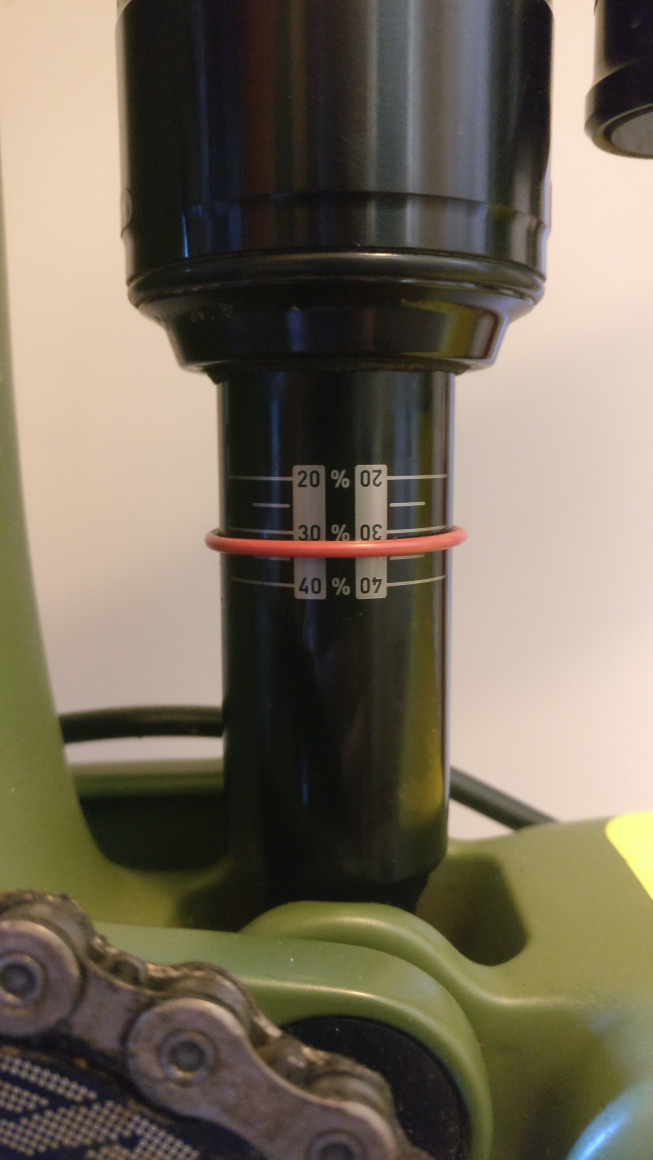
#> input picture images/150.jpg, 2610 x 4640 px (shown at 1/4 size)
$ python v1.py   (Python 2 division)
#> lines starting #> are read from the running program, lines starting #| are printed output that depends on the picture; long printed decimals are rounded
import cv2
import cv2.cv as cv
from imutils import contours
import imutils
import numpy as np


def show_image(image):
    cv2.imshow(str(image), image)
    cv2.waitKey(0)

img = cv2.imread('images/150.jpg')
#> img is the input picture: shape (4640, 2610, 3); mean B, G, R 90.9, 107.7, 117.3
height, width = img.shape[:2]
#> height = 4640; width = 2610
#img = cv2.resize(img, (width/4, height/4))
gray_scaled = cv2.cvtColor(img, cv2.COLOR_BGR2GRAY)
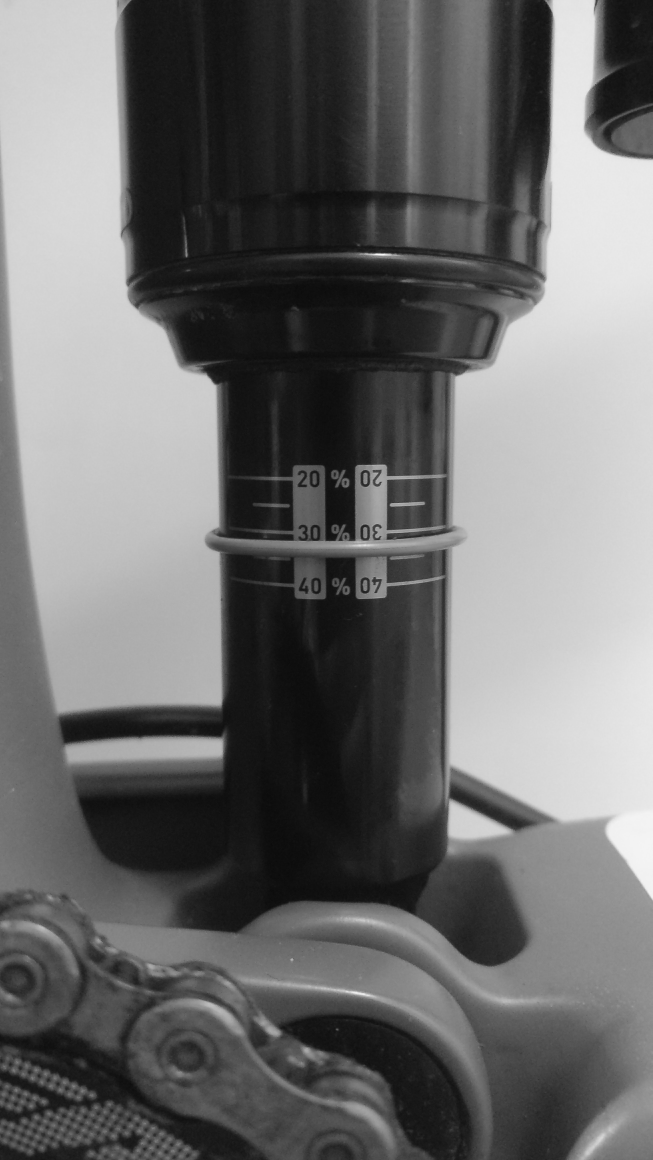
#> gray_scaled: shape (4640, 2610) (shown at 1/4 size); min 9, max 250, mean 108.6
gray_scaled = cv2.GaussianBlur(gray_scaled, (5, 5), 0)
edged = cv2.Canny(gray_scaled, 0, 100, apertureSize=3)
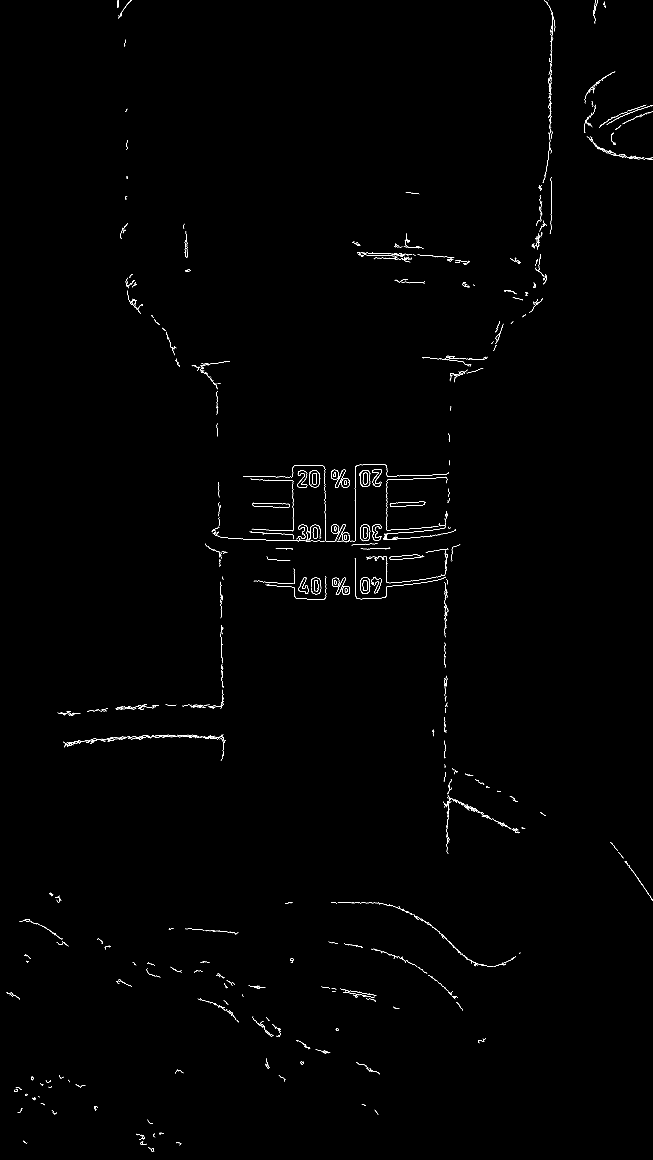
#> edged: shape (4640, 2610) (shown at 1/4 size); 0.31% white in thin lines or dots

sensor_size = 3.0
im_height = len(img[0])
#> im_height = 2610
mm_per_pixel = sensor_size/im_height
#> mm_per_pixel = 0.00115

print 'sensor_size', sensor_size
print 'im_height', im_height
#| im_height 2610
print 'mm_per_pixel', mm_per_pixel
#| mm_per_pixel 0.001149

min_line_length = 300
max_line_gap = 1

lines = cv2.HoughLinesP(edged, 1, np.pi/180, 50, min_line_length, max_line_gap)
#> lines = 1943 rows, first 6: [983, 2157, 989, 2157], [1780, 2346, 1780, 2342], [910, 4015, 910, 4016], [869, 1641, 869, 1646], [1547, 1873, 1547, 1867], [1421, 2160, 1421, 2150]

img_height, img_width = img.shape[:2]
#> img_height = 4640; img_width = 2610

y_min = img_height
#> y_min = 4640
y_max = 0

for x1, y1, x2, y2 in lines[0]:
    #if x > half image
    if x1 >= img_width/2 and y1 >= img_height/3 and y2 <= (img_height * 0.45) and abs(x1 - x2) <= 1:
        y_min = min(y1, y_min)
        y_max = max(y2, y_max)
        cv2.line(img, (x1, y1), (x2, y2), (0,255,0), 2)
#> this loop made 1 pass

print 'y_min, y_max', y_min, y_max
#| y_min, y_max 4640 0
dist_pixels = y_max - y_min
#> dist_pixels = -4640
dist_mm = mm_per_pixel*dist_pixels
#> dist_mm = -5.33
print 'px', dist_pixels
#| px -4640
print 'mm', dist_mm
#| mm -5.333

cv2.destroyAllWindows()

$ run again, with images/190.jpg copied over images/150.jpg
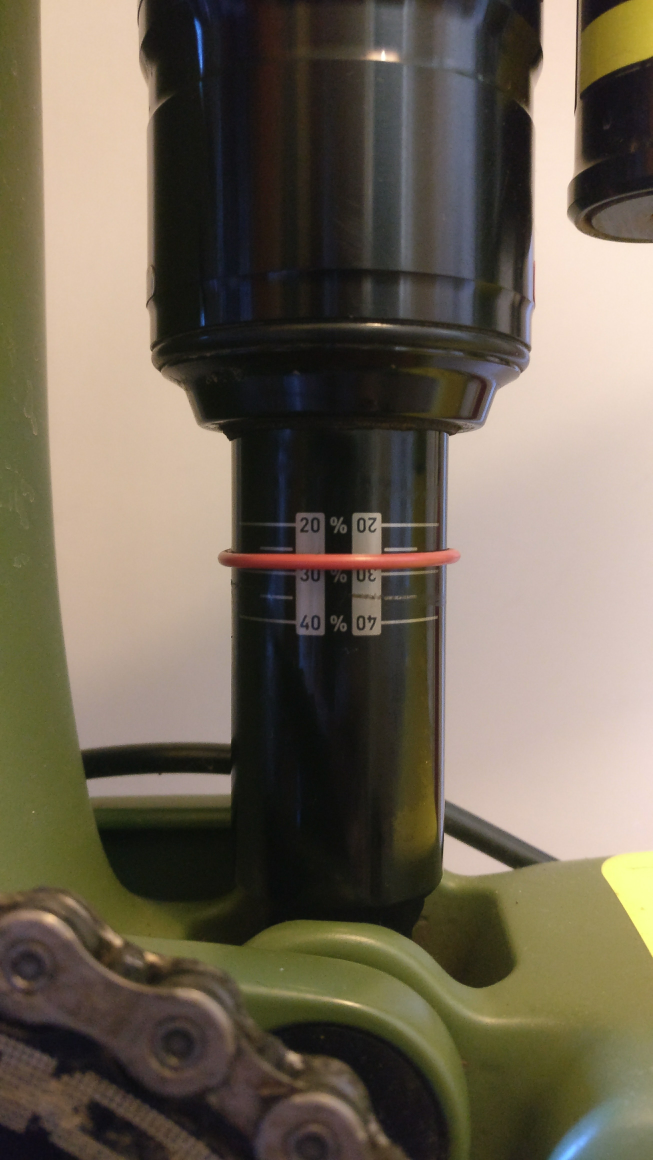
#> input picture images/190.jpg, 2610 x 4640 px (shown at 1/4 size)
#> img is the input picture: shape (4640, 2610, 3); mean B, G, R 85.5, 101.2, 110.8
#> `gray_scaled = cv2.cvtColor(img, cv2.COLOR_BGR2GRAY)`:
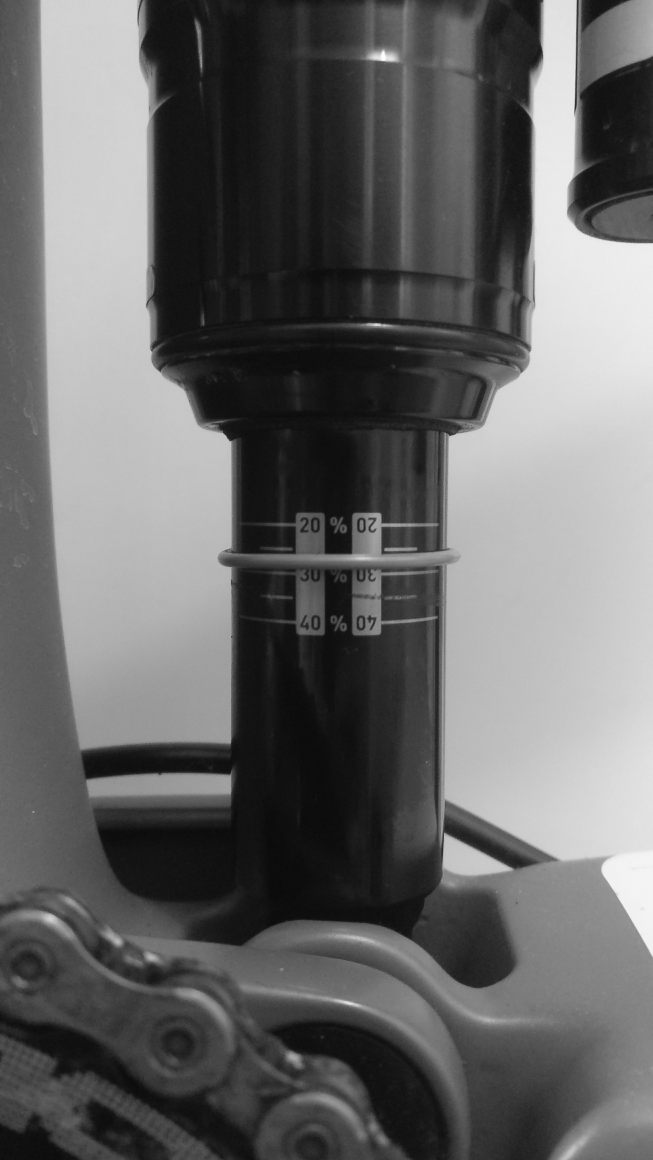
#> gray_scaled: shape (4640, 2610) (shown at 1/4 size); min 5, max 254, mean 102.3
#> `edged = cv2.Canny(gray_scaled, 0, 100, apertureSize=3)`:
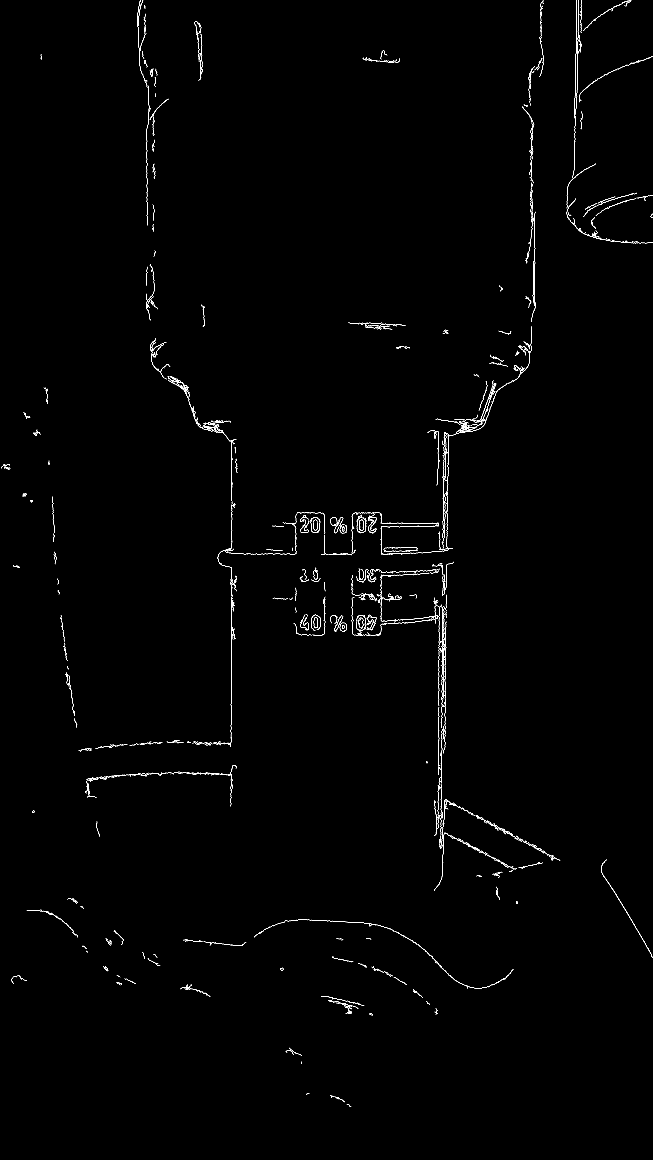
#> edged: shape (4640, 2610) (shown at 1/4 size); 0.39% white in thin lines or dots
#> im_height = 2610
#> mm_per_pixel = 0.00115
#| im_height 2610
#| mm_per_pixel 0.001149
#> the loop `for x1, y1, x2, y2 in lines[0]:` made 1 pass
#> (x1, y1, x2, y2) on pass 1: (925, 2376, 925, 2363)
#| y_min, y_max 4640 0
#> dist_mm = -5.33
#| px -4640
#| mm -5.333

$ run again, with images/100_fox.jpg copied over images/150.jpg
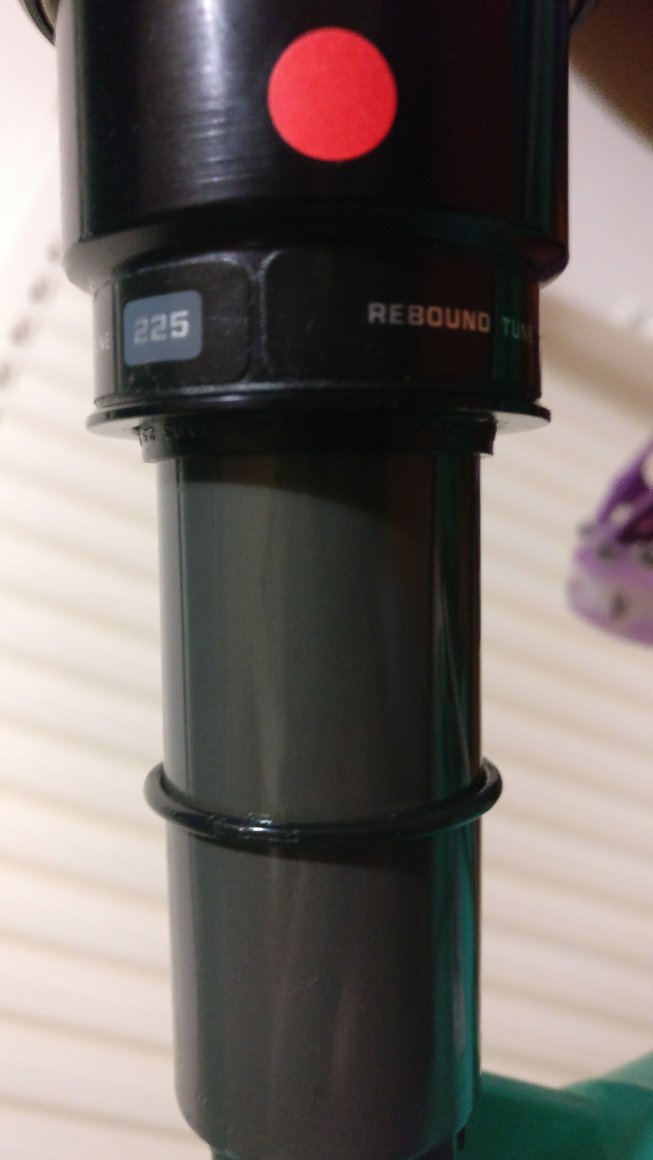
#> input picture images/100_fox.jpg, 2610 x 4640 px (shown at 1/4 size)
#> img is the input picture: shape (4640, 2610, 3); mean B, G, R 103.6, 107.3, 115.5
#> `gray_scaled = cv2.cvtColor(img, cv2.COLOR_BGR2GRAY)`:
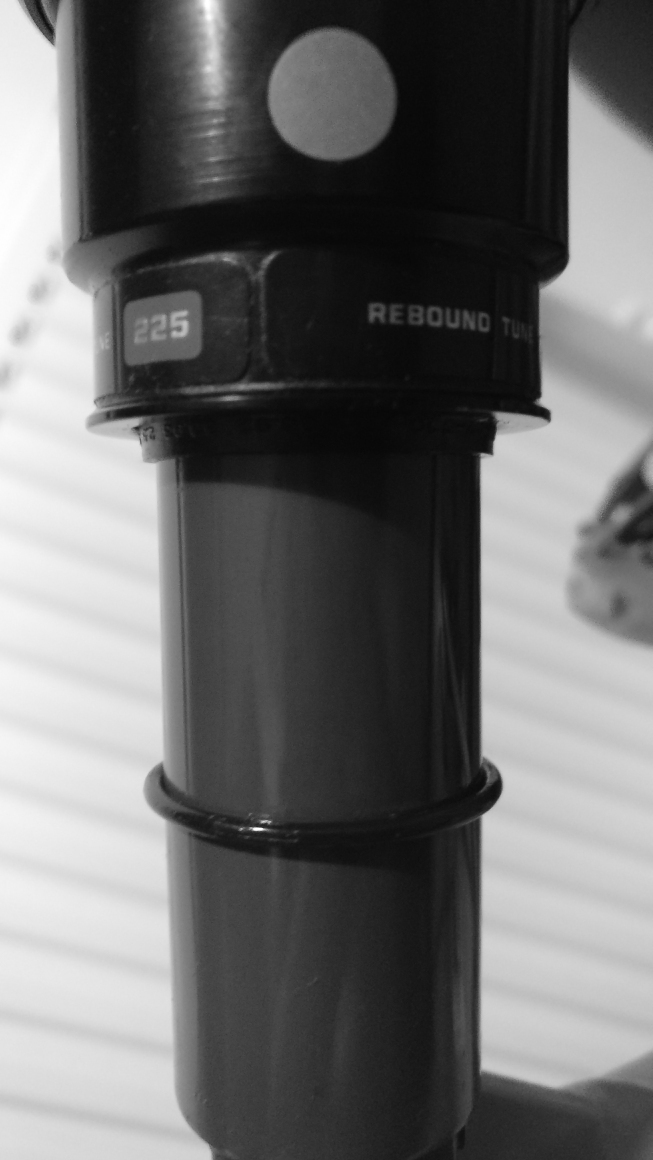
#> gray_scaled: shape (4640, 2610) (shown at 1/4 size); min 5, max 255, mean 109.3
#> `edged = cv2.Canny(gray_scaled, 0, 100, apertureSize=3)`:
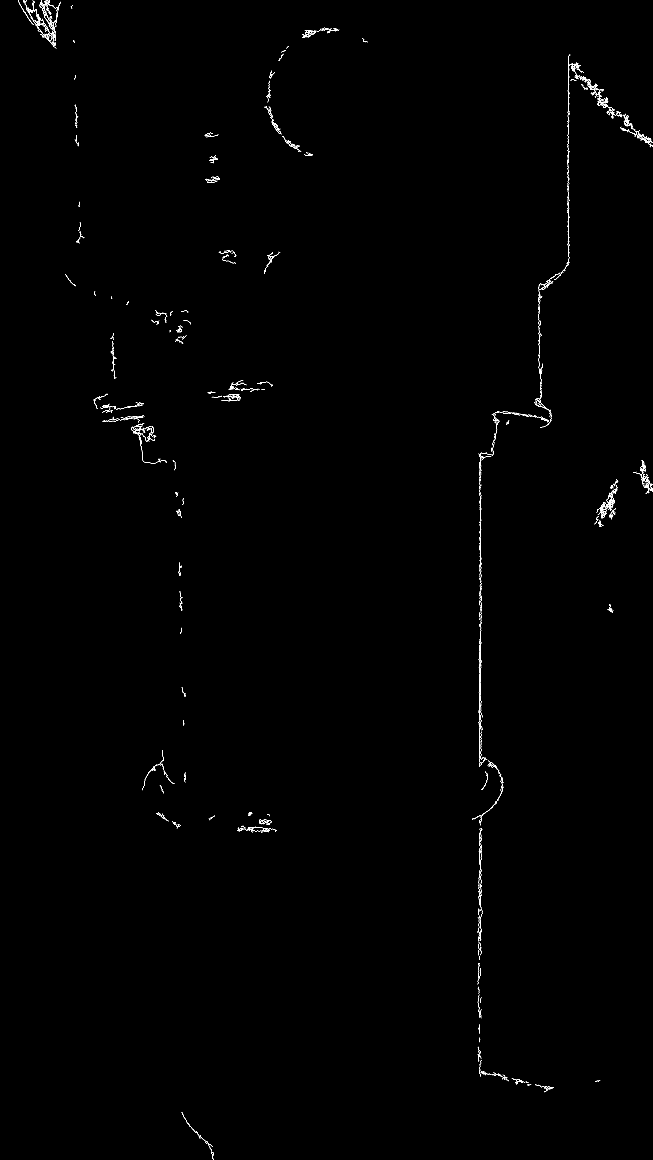
#> edged: shape (4640, 2610) (shown at 1/4 size); 0.22% white in thin lines or dots
#> im_height = 2610
#> mm_per_pixel = 0.00115
#| im_height 2610
#| mm_per_pixel 0.001149
#> lines = 1427 rows, first 6: [1922, 4004, 1922, 3999], [1922, 3494, 1922, 3492], [1923, 2736, 1923, 2730], [1922, 3734, 1922, 3725], [1918, 2375, 1918, 2369], [1922, 2131, 1922, 2125]
#> the loop `for x1, y1, x2, y2 in lines[0]:` made 1 pass
#| y_min, y_max 4640 0
#> dist_mm = -5.33
#| px -4640
#| mm -5.333

$ run again, with images/100_noref.jpg copied over images/150.jpg
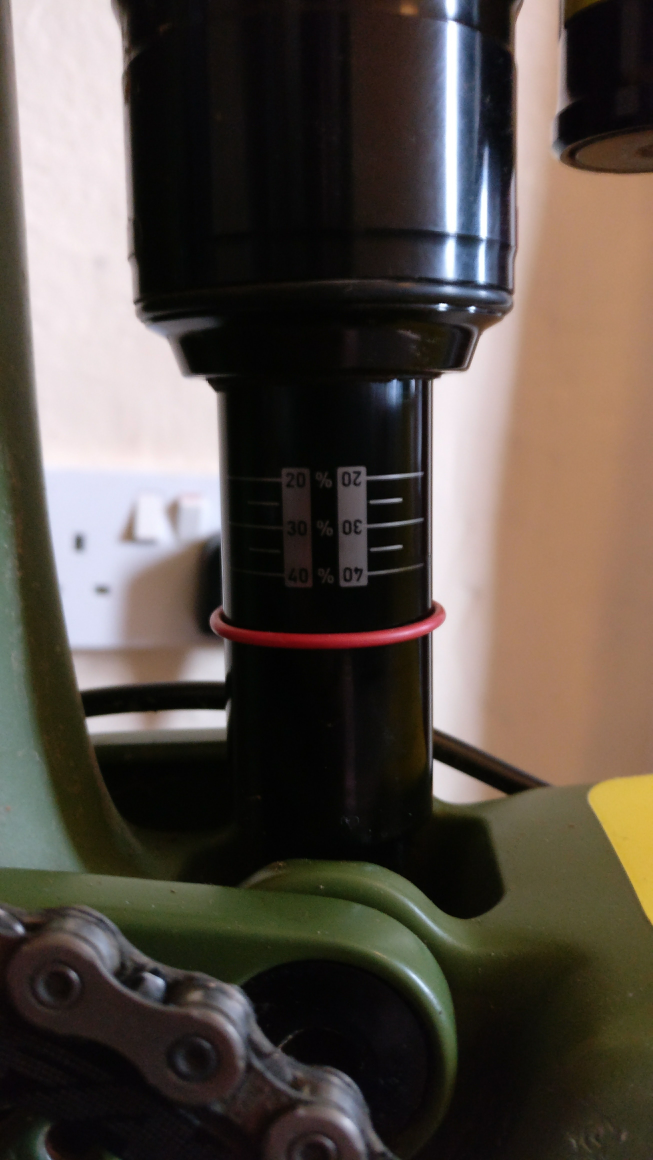
#> input picture images/100_noref.jpg, 2610 x 4640 px (shown at 1/4 size)
#> img is the input picture: shape (4640, 2610, 3); mean B, G, R 70.3, 78.2, 87.1
#> `gray_scaled = cv2.cvtColor(img, cv2.COLOR_BGR2GRAY)`:
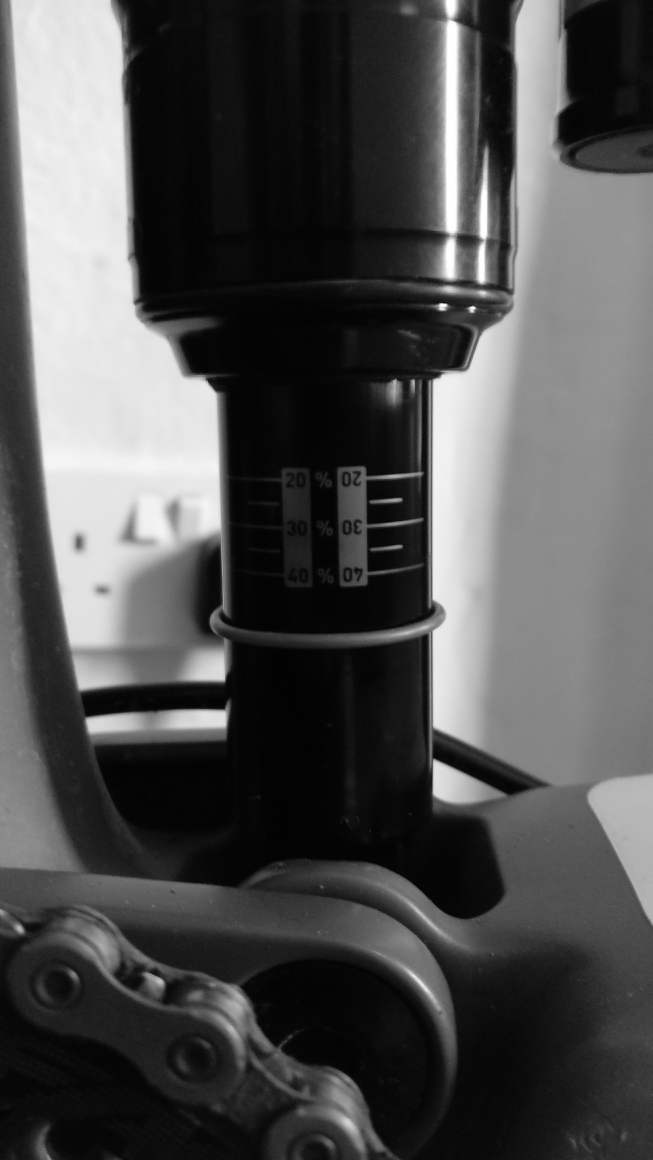
#> gray_scaled: shape (4640, 2610) (shown at 1/4 size); min 0, max 255, mean 80
#> `edged = cv2.Canny(gray_scaled, 0, 100, apertureSize=3)`:
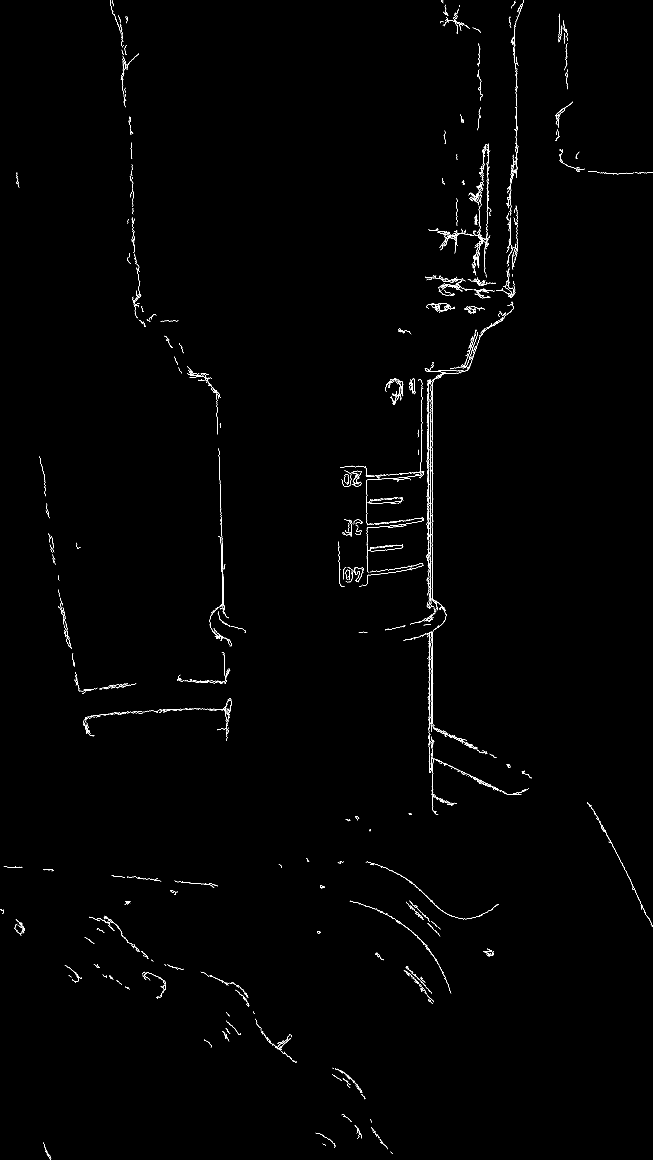
#> edged: shape (4640, 2610) (shown at 1/4 size); 0.4% white in thin lines or dots
#> im_height = 2610
#> mm_per_pixel = 0.00115
#| im_height 2610
#| mm_per_pixel 0.001149
#> the loop `for x1, y1, x2, y2 in lines[0]:` made 1 pass
#> (x1, y1, x2, y2) on pass 1: (1729, 2564, 1729, 2530)
#| y_min, y_max 4640 0
#> dist_mm = -5.33
#| px -4640
#| mm -5.333
